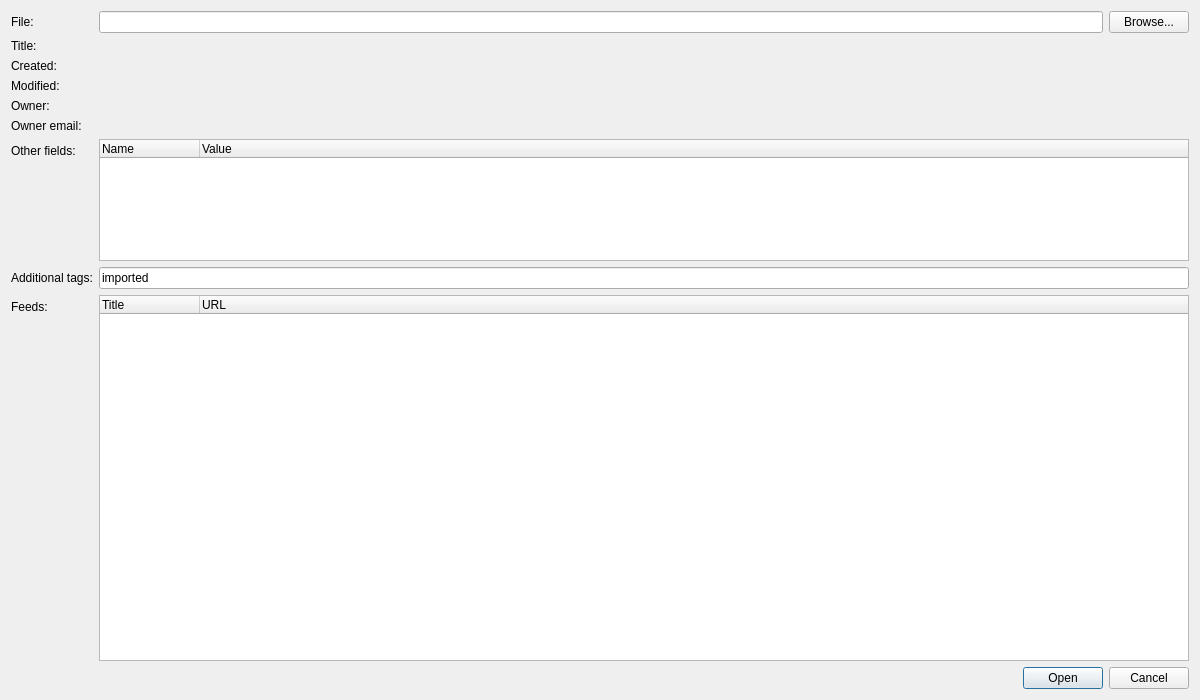
<?xml version="1.0" encoding="UTF-8"?>
<ui version="4.0">
 <class>ImportOPMLDialog</class>
 <widget class="QDialog" name="ImportOPMLDialog">
  <property name="geometry">
   <rect>
    <x>0</x>
    <y>0</y>
    <width>1200</width>
    <height>700</height>
   </rect>
  </property>
  <property name="windowTitle">
   <string>Import OPML</string>
  </property>
  <layout class="QFormLayout" name="RootLayout_">
   <property name="fieldGrowthPolicy">
    <enum>QFormLayout::FieldGrowthPolicy::AllNonFixedFieldsGrow</enum>
   </property>
   <item row="0" column="0">
    <widget class="QLabel" name="label_14">
     <property name="text">
      <string>File:</string>
     </property>
    </widget>
   </item>
   <item row="0" column="1">
    <layout class="QHBoxLayout" name="horizontalLayout">
     <item>
      <widget class="QLineEdit" name="File_"/>
     </item>
     <item>
      <widget class="QPushButton" name="Browse_">
       <property name="text">
        <string>Browse...</string>
       </property>
       <property name="icon">
        <iconset theme="document-open"/>
       </property>
      </widget>
     </item>
    </layout>
   </item>
   <item row="1" column="0">
    <widget class="QLabel" name="label_3">
     <property name="text">
      <string>Title:</string>
     </property>
    </widget>
   </item>
   <item row="1" column="1">
    <widget class="QLabel" name="Title_">
     <property name="text">
      <string/>
     </property>
    </widget>
   </item>
   <item row="2" column="0">
    <widget class="QLabel" name="label">
     <property name="text">
      <string>Created:</string>
     </property>
    </widget>
   </item>
   <item row="2" column="1">
    <widget class="QLabel" name="Created_">
     <property name="text">
      <string/>
     </property>
    </widget>
   </item>
   <item row="3" column="0">
    <widget class="QLabel" name="label_2">
     <property name="text">
      <string>Modified:</string>
     </property>
    </widget>
   </item>
   <item row="3" column="1">
    <widget class="QLabel" name="Edited_">
     <property name="text">
      <string/>
     </property>
    </widget>
   </item>
   <item row="4" column="0">
    <widget class="QLabel" name="label_4">
     <property name="text">
      <string>Owner:</string>
     </property>
    </widget>
   </item>
   <item row="4" column="1">
    <widget class="QLabel" name="Owner_">
     <property name="text">
      <string/>
     </property>
    </widget>
   </item>
   <item row="5" column="1">
    <widget class="QLabel" name="OwnerEmail_">
     <property name="text">
      <string/>
     </property>
    </widget>
   </item>
   <item row="6" column="0">
    <widget class="QLabel" name="label_6">
     <property name="text">
      <string>Other fields:</string>
     </property>
    </widget>
   </item>
   <item row="6" column="1">
    <widget class="QTreeWidget" name="OtherFields_">
     <property name="sizePolicy">
      <sizepolicy hsizetype="Expanding" vsizetype="Expanding">
       <horstretch>0</horstretch>
       <verstretch>1</verstretch>
      </sizepolicy>
     </property>
     <column>
      <property name="text">
       <string>Name</string>
      </property>
     </column>
     <column>
      <property name="text">
       <string>Value</string>
      </property>
     </column>
    </widget>
   </item>
   <item row="7" column="0">
    <widget class="QLabel" name="label_8">
     <property name="text">
      <string>Additional tags:</string>
     </property>
    </widget>
   </item>
   <item row="7" column="1">
    <widget class="QLineEdit" name="AdditionalTags_">
     <property name="text">
      <string>imported</string>
     </property>
    </widget>
   </item>
   <item row="8" column="0">
    <widget class="QLabel" name="label_7">
     <property name="text">
      <string>Feeds:</string>
     </property>
    </widget>
   </item>
   <item row="8" column="1">
    <widget class="QTreeWidget" name="FeedsToImport_">
     <property name="sizePolicy">
      <sizepolicy hsizetype="Expanding" vsizetype="Expanding">
       <horstretch>0</horstretch>
       <verstretch>3</verstretch>
      </sizepolicy>
     </property>
     <column>
      <property name="text">
       <string>Title</string>
      </property>
     </column>
     <column>
      <property name="text">
       <string>URL</string>
      </property>
     </column>
    </widget>
   </item>
   <item row="9" column="1">
    <widget class="QDialogButtonBox" name="ButtonBox_">
     <property name="orientation">
      <enum>Qt::Orientation::Horizontal</enum>
     </property>
     <property name="standardButtons">
      <set>QDialogButtonBox::StandardButton::Cancel|QDialogButtonBox::StandardButton::Open</set>
     </property>
    </widget>
   </item>
   <item row="5" column="0">
    <widget class="QLabel" name="label_5">
     <property name="text">
      <string>Owner email:</string>
     </property>
    </widget>
   </item>
  </layout>
 </widget>
 <resources/>
 <connections>
  <connection>
   <sender>ButtonBox_</sender>
   <signal>accepted()</signal>
   <receiver>ImportOPMLDialog</receiver>
   <slot>accept()</slot>
   <hints>
    <hint type="sourcelabel">
     <x>248</x>
     <y>254</y>
    </hint>
    <hint type="destinationlabel">
     <x>157</x>
     <y>274</y>
    </hint>
   </hints>
  </connection>
  <connection>
   <sender>ButtonBox_</sender>
   <signal>rejected()</signal>
   <receiver>ImportOPMLDialog</receiver>
   <slot>reject()</slot>
   <hints>
    <hint type="sourcelabel">
     <x>316</x>
     <y>260</y>
    </hint>
    <hint type="destinationlabel">
     <x>286</x>
     <y>274</y>
    </hint>
   </hints>
  </connection>
 </connections>
</ui>
